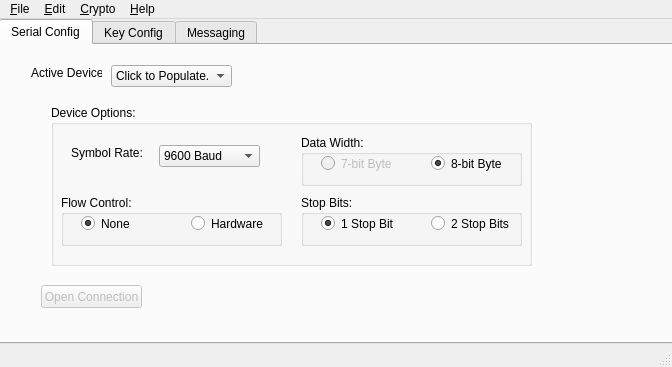
<?xml version="1.0" encoding="UTF-8"?>
<ui version="4.0">
 <class>MainWindow</class>
 <widget class="QMainWindow" name="MainWindow">
  <property name="geometry">
   <rect>
    <x>0</x>
    <y>0</y>
    <width>672</width>
    <height>367</height>
   </rect>
  </property>
  <property name="sizePolicy">
   <sizepolicy hsizetype="Fixed" vsizetype="Fixed">
    <horstretch>0</horstretch>
    <verstretch>0</verstretch>
   </sizepolicy>
  </property>
  <property name="minimumSize">
   <size>
    <width>672</width>
    <height>367</height>
   </size>
  </property>
  <property name="maximumSize">
   <size>
    <width>672</width>
    <height>367</height>
   </size>
  </property>
  <property name="windowTitle">
   <string>RSA Terminal</string>
  </property>
  <property name="unifiedTitleAndToolBarOnMac">
   <bool>false</bool>
  </property>
  <widget class="QWidget" name="centralWidget">
   <widget class="QTabWidget" name="tabWidget">
    <property name="geometry">
     <rect>
      <x>-1</x>
      <y>0</y>
      <width>675</width>
      <height>325</height>
     </rect>
    </property>
    <property name="sizePolicy">
     <sizepolicy hsizetype="MinimumExpanding" vsizetype="MinimumExpanding">
      <horstretch>0</horstretch>
      <verstretch>0</verstretch>
     </sizepolicy>
    </property>
    <property name="tabShape">
     <enum>QTabWidget::Rounded</enum>
    </property>
    <property name="currentIndex">
     <number>0</number>
    </property>
    <property name="usesScrollButtons">
     <bool>false</bool>
    </property>
    <widget class="QWidget" name="tab">
     <attribute name="title">
      <string>Serial Config</string>
     </attribute>
     <widget class="QGroupBox" name="groupBox_6">
      <property name="geometry">
       <rect>
        <x>50</x>
        <y>60</y>
        <width>481</width>
        <height>161</height>
       </rect>
      </property>
      <property name="title">
       <string>Device Options:</string>
      </property>
      <widget class="QComboBox" name="comboBox_2">
       <property name="geometry">
        <rect>
         <x>108</x>
         <y>40</y>
         <width>101</width>
         <height>22</height>
        </rect>
       </property>
       <property name="toolTip">
        <string>Select a standard Baud Rate:</string>
       </property>
       <property name="statusTip">
        <string>Available device Baud rates.</string>
       </property>
       <property name="currentIndex">
        <number>6</number>
       </property>
       <item>
        <property name="text">
         <string>110 Baud</string>
        </property>
       </item>
       <item>
        <property name="text">
         <string>300 Baud </string>
        </property>
       </item>
       <item>
        <property name="text">
         <string>600 Baud</string>
        </property>
       </item>
       <item>
        <property name="text">
         <string>1200 Baud</string>
        </property>
       </item>
       <item>
        <property name="text">
         <string>2400 Baud</string>
        </property>
       </item>
       <item>
        <property name="text">
         <string>4800 Baud</string>
        </property>
       </item>
       <item>
        <property name="text">
         <string>9600 Baud</string>
        </property>
       </item>
       <item>
        <property name="text">
         <string>14400 Baud</string>
        </property>
       </item>
       <item>
        <property name="text">
         <string>28800 Baud</string>
        </property>
       </item>
       <item>
        <property name="text">
         <string>38400 Baud</string>
        </property>
       </item>
       <item>
        <property name="text">
         <string>56000 Baud</string>
        </property>
       </item>
       <item>
        <property name="text">
         <string>57600 Baud</string>
        </property>
       </item>
       <item>
        <property name="text">
         <string>115200 Baud</string>
        </property>
       </item>
      </widget>
      <widget class="QLabel" name="label_5">
       <property name="geometry">
        <rect>
         <x>20</x>
         <y>40</y>
         <width>71</width>
         <height>16</height>
        </rect>
       </property>
       <property name="text">
        <string>Symbol Rate:</string>
       </property>
      </widget>
      <widget class="QGroupBox" name="groupBox_8">
       <property name="geometry">
        <rect>
         <x>10</x>
         <y>90</y>
         <width>221</width>
         <height>51</height>
        </rect>
       </property>
       <property name="title">
        <string>Flow Control:</string>
       </property>
       <widget class="QRadioButton" name="radioButton">
        <property name="geometry">
         <rect>
          <x>20</x>
          <y>20</y>
          <width>82</width>
          <height>17</height>
         </rect>
        </property>
        <property name="toolTip">
         <string>No Flow Control</string>
        </property>
        <property name="statusTip">
         <string>Disables Flow Control</string>
        </property>
        <property name="text">
         <string>None</string>
        </property>
        <property name="checked">
         <bool>true</bool>
        </property>
        <attribute name="buttonGroup">
         <string notr="true">buttonGroup_2</string>
        </attribute>
       </widget>
       <widget class="QRadioButton" name="radioButton_2">
        <property name="geometry">
         <rect>
          <x>130</x>
          <y>20</y>
          <width>82</width>
          <height>17</height>
         </rect>
        </property>
        <property name="toolTip">
         <string>CTS/RTS Flow Control</string>
        </property>
        <property name="statusTip">
         <string>Enables CTS/RTS Hardware Flow Control</string>
        </property>
        <property name="text">
         <string>Hardware</string>
        </property>
        <attribute name="buttonGroup">
         <string notr="true">buttonGroup_2</string>
        </attribute>
       </widget>
      </widget>
      <widget class="QGroupBox" name="groupBox_7">
       <property name="geometry">
        <rect>
         <x>250</x>
         <y>30</y>
         <width>221</width>
         <height>51</height>
        </rect>
       </property>
       <property name="title">
        <string>Data Width:</string>
       </property>
       <widget class="QRadioButton" name="radioButton_5">
        <property name="enabled">
         <bool>false</bool>
        </property>
        <property name="geometry">
         <rect>
          <x>20</x>
          <y>20</y>
          <width>82</width>
          <height>17</height>
         </rect>
        </property>
        <property name="toolTip">
         <string>7-Bit Serial Mode is not currently supported.</string>
        </property>
        <property name="statusTip">
         <string>7-Bit Serial Mode</string>
        </property>
        <property name="text">
         <string>7-bit Byte</string>
        </property>
        <attribute name="buttonGroup">
         <string notr="true">buttonGroup_3</string>
        </attribute>
       </widget>
       <widget class="QRadioButton" name="radioButton_6">
        <property name="geometry">
         <rect>
          <x>130</x>
          <y>20</y>
          <width>82</width>
          <height>17</height>
         </rect>
        </property>
        <property name="toolTip">
         <string>Enables 8-Bit wide transmission/reception.</string>
        </property>
        <property name="statusTip">
         <string>8-Bit Serial Mode</string>
        </property>
        <property name="text">
         <string>8-bit Byte</string>
        </property>
        <property name="checked">
         <bool>true</bool>
        </property>
        <attribute name="buttonGroup">
         <string notr="true">buttonGroup_3</string>
        </attribute>
       </widget>
      </widget>
      <widget class="QGroupBox" name="groupBox_9">
       <property name="geometry">
        <rect>
         <x>250</x>
         <y>90</y>
         <width>221</width>
         <height>51</height>
        </rect>
       </property>
       <property name="title">
        <string>Stop Bits:</string>
       </property>
       <widget class="QRadioButton" name="radioButton_7">
        <property name="geometry">
         <rect>
          <x>20</x>
          <y>20</y>
          <width>82</width>
          <height>17</height>
         </rect>
        </property>
        <property name="text">
         <string>1 Stop Bit</string>
        </property>
        <property name="checked">
         <bool>true</bool>
        </property>
        <attribute name="buttonGroup">
         <string notr="true">buttonGroup_4</string>
        </attribute>
       </widget>
       <widget class="QRadioButton" name="radioButton_8">
        <property name="geometry">
         <rect>
          <x>130</x>
          <y>20</y>
          <width>82</width>
          <height>17</height>
         </rect>
        </property>
        <property name="text">
         <string>2 Stop Bits</string>
        </property>
        <attribute name="buttonGroup">
         <string notr="true">buttonGroup_4</string>
        </attribute>
       </widget>
      </widget>
     </widget>
     <widget class="QLabel" name="label_6">
      <property name="geometry">
       <rect>
        <x>30</x>
        <y>20</y>
        <width>71</width>
        <height>16</height>
       </rect>
      </property>
      <property name="text">
       <string>Active Device:</string>
      </property>
     </widget>
     <widget class="QComboBox" name="comboBox_3">
      <property name="geometry">
       <rect>
        <x>110</x>
        <y>20</y>
        <width>121</width>
        <height>22</height>
       </rect>
      </property>
      <property name="currentText">
       <string>Click to Populate...</string>
      </property>
      <item>
       <property name="text">
        <string>Click to Populate...</string>
       </property>
      </item>
     </widget>
     <widget class="QPushButton" name="OpenConnectionBtn">
      <property name="enabled">
       <bool>false</bool>
      </property>
      <property name="geometry">
       <rect>
        <x>40</x>
        <y>240</y>
        <width>101</width>
        <height>23</height>
       </rect>
      </property>
      <property name="text">
       <string>Open Connection</string>
      </property>
     </widget>
    </widget>
    <widget class="QWidget" name="tab_2">
     <attribute name="title">
      <string>Key Config</string>
     </attribute>
     <widget class="QLineEdit" name="lineEdit">
      <property name="geometry">
       <rect>
        <x>71</x>
        <y>110</y>
        <width>400</width>
        <height>20</height>
       </rect>
      </property>
      <property name="sizePolicy">
       <sizepolicy hsizetype="Fixed" vsizetype="Fixed">
        <horstretch>0</horstretch>
        <verstretch>0</verstretch>
       </sizepolicy>
      </property>
      <property name="readOnly">
       <bool>true</bool>
      </property>
     </widget>
     <widget class="QLineEdit" name="lineEdit_2">
      <property name="geometry">
       <rect>
        <x>71</x>
        <y>200</y>
        <width>400</width>
        <height>20</height>
       </rect>
      </property>
      <property name="readOnly">
       <bool>true</bool>
      </property>
     </widget>
     <widget class="QLineEdit" name="lineEdit_3">
      <property name="geometry">
       <rect>
        <x>71</x>
        <y>140</y>
        <width>400</width>
        <height>20</height>
       </rect>
      </property>
      <property name="readOnly">
       <bool>true</bool>
      </property>
     </widget>
     <widget class="QLabel" name="label">
      <property name="geometry">
       <rect>
        <x>51</x>
        <y>110</y>
        <width>16</width>
        <height>16</height>
       </rect>
      </property>
      <property name="text">
       <string>n:</string>
      </property>
     </widget>
     <widget class="QLabel" name="label_2">
      <property name="geometry">
       <rect>
        <x>51</x>
        <y>140</y>
        <width>16</width>
        <height>16</height>
       </rect>
      </property>
      <property name="text">
       <string>e:</string>
      </property>
     </widget>
     <widget class="QLabel" name="label_3">
      <property name="geometry">
       <rect>
        <x>51</x>
        <y>200</y>
        <width>16</width>
        <height>16</height>
       </rect>
      </property>
      <property name="text">
       <string>d:</string>
      </property>
     </widget>
     <widget class="QGroupBox" name="groupBox_3">
      <property name="geometry">
       <rect>
        <x>10</x>
        <y>10</y>
        <width>491</width>
        <height>281</height>
       </rect>
      </property>
      <property name="title">
       <string>RSA Settings:</string>
      </property>
      <widget class="QGroupBox" name="groupBox_4">
       <property name="geometry">
        <rect>
         <x>31</x>
         <y>79</y>
         <width>441</width>
         <height>81</height>
        </rect>
       </property>
       <property name="title">
        <string>Public Key:</string>
       </property>
      </widget>
      <widget class="QGroupBox" name="groupBox_5">
       <property name="geometry">
        <rect>
         <x>30</x>
         <y>170</y>
         <width>441</width>
         <height>51</height>
        </rect>
       </property>
       <property name="title">
        <string>Private Key:</string>
       </property>
      </widget>
      <widget class="QComboBox" name="comboBox">
       <property name="geometry">
        <rect>
         <x>80</x>
         <y>30</y>
         <width>71</width>
         <height>22</height>
        </rect>
       </property>
       <item>
        <property name="text">
         <string>64-Bit</string>
        </property>
       </item>
       <item>
        <property name="text">
         <string>128-Bit</string>
        </property>
       </item>
       <item>
        <property name="text">
         <string>256-Bit</string>
        </property>
       </item>
       <item>
        <property name="text">
         <string>512-Bit</string>
        </property>
       </item>
       <item>
        <property name="text">
         <string>1024-Bit</string>
        </property>
       </item>
      </widget>
      <widget class="QLabel" name="label_4">
       <property name="geometry">
        <rect>
         <x>20</x>
         <y>30</y>
         <width>61</width>
         <height>16</height>
        </rect>
       </property>
       <property name="text">
        <string>Key Width:</string>
       </property>
      </widget>
      <widget class="QPushButton" name="pushButton_3">
       <property name="geometry">
        <rect>
         <x>50</x>
         <y>230</y>
         <width>91</width>
         <height>23</height>
        </rect>
       </property>
       <property name="text">
        <string>Generate Values</string>
       </property>
      </widget>
      <widget class="QPushButton" name="pushButton_4">
       <property name="enabled">
        <bool>false</bool>
       </property>
       <property name="geometry">
        <rect>
         <x>160</x>
         <y>230</y>
         <width>121</width>
         <height>23</height>
        </rect>
       </property>
       <property name="text">
        <string>Negotiate with Client</string>
       </property>
      </widget>
     </widget>
     <zorder>groupBox_3</zorder>
     <zorder>lineEdit</zorder>
     <zorder>lineEdit_2</zorder>
     <zorder>lineEdit_3</zorder>
     <zorder>label</zorder>
     <zorder>label_2</zorder>
     <zorder>label_3</zorder>
    </widget>
    <widget class="QWidget" name="tab_3">
     <attribute name="title">
      <string>Messaging</string>
     </attribute>
     <attribute name="toolTip">
      <string>Inter-device messaging terminal</string>
     </attribute>
     <attribute name="whatsThis">
      <string>Message terminal for communicating with the currently connected client.</string>
     </attribute>
     <widget class="QTextBrowser" name="textBrowser">
      <property name="geometry">
       <rect>
        <x>20</x>
        <y>30</y>
        <width>300</width>
        <height>200</height>
       </rect>
      </property>
     </widget>
     <widget class="QTextBrowser" name="textBrowser_2">
      <property name="geometry">
       <rect>
        <x>350</x>
        <y>30</y>
        <width>300</width>
        <height>200</height>
       </rect>
      </property>
      <property name="sizePolicy">
       <sizepolicy hsizetype="Fixed" vsizetype="Fixed">
        <horstretch>0</horstretch>
        <verstretch>0</verstretch>
       </sizepolicy>
      </property>
     </widget>
     <widget class="QPlainTextEdit" name="plainTextEdit">
      <property name="geometry">
       <rect>
        <x>360</x>
        <y>240</y>
        <width>231</width>
        <height>40</height>
       </rect>
      </property>
      <property name="plainText">
       <string/>
      </property>
     </widget>
     <widget class="QGroupBox" name="groupBox">
      <property name="geometry">
       <rect>
        <x>10</x>
        <y>10</y>
        <width>321</width>
        <height>231</height>
       </rect>
      </property>
      <property name="title">
       <string>Messages In:</string>
      </property>
     </widget>
     <widget class="QGroupBox" name="groupBox_2">
      <property name="geometry">
       <rect>
        <x>340</x>
        <y>10</y>
        <width>321</width>
        <height>281</height>
       </rect>
      </property>
      <property name="title">
       <string>Messages Out:</string>
      </property>
      <widget class="QPushButton" name="pushButton">
       <property name="geometry">
        <rect>
         <x>260</x>
         <y>240</y>
         <width>41</width>
         <height>23</height>
        </rect>
       </property>
       <property name="text">
        <string>Send</string>
       </property>
      </widget>
     </widget>
     <zorder>groupBox_2</zorder>
     <zorder>groupBox</zorder>
     <zorder>textBrowser</zorder>
     <zorder>textBrowser_2</zorder>
     <zorder>plainTextEdit</zorder>
    </widget>
   </widget>
  </widget>
  <widget class="QStatusBar" name="statusBar"/>
  <widget class="QMenuBar" name="menuBar">
   <property name="geometry">
    <rect>
     <x>0</x>
     <y>0</y>
     <width>672</width>
     <height>21</height>
    </rect>
   </property>
   <widget class="QMenu" name="menuFile">
    <property name="title">
     <string>&amp;File</string>
    </property>
   </widget>
   <widget class="QMenu" name="menuEdit">
    <property name="title">
     <string>&amp;Edit</string>
    </property>
   </widget>
   <widget class="QMenu" name="menuCrypto">
    <property name="title">
     <string>&amp;Crypto</string>
    </property>
   </widget>
   <widget class="QMenu" name="menu_Help">
    <property name="title">
     <string>&amp;Help</string>
    </property>
    <addaction name="actionHelp"/>
    <addaction name="separator"/>
    <addaction name="actionAbout"/>
   </widget>
   <addaction name="menuFile"/>
   <addaction name="menuEdit"/>
   <addaction name="menuCrypto"/>
   <addaction name="menu_Help"/>
  </widget>
  <action name="actionHelp">
   <property name="text">
    <string>Help</string>
   </property>
  </action>
  <action name="actionAbout">
   <property name="text">
    <string>About</string>
   </property>
  </action>
 </widget>
 <layoutdefault spacing="6" margin="11"/>
 <resources/>
 <connections/>
 <buttongroups>
  <buttongroup name="buttonGroup"/>
  <buttongroup name="buttonGroup_2"/>
  <buttongroup name="buttonGroup_3"/>
  <buttongroup name="buttonGroup_4"/>
 </buttongroups>
</ui>
